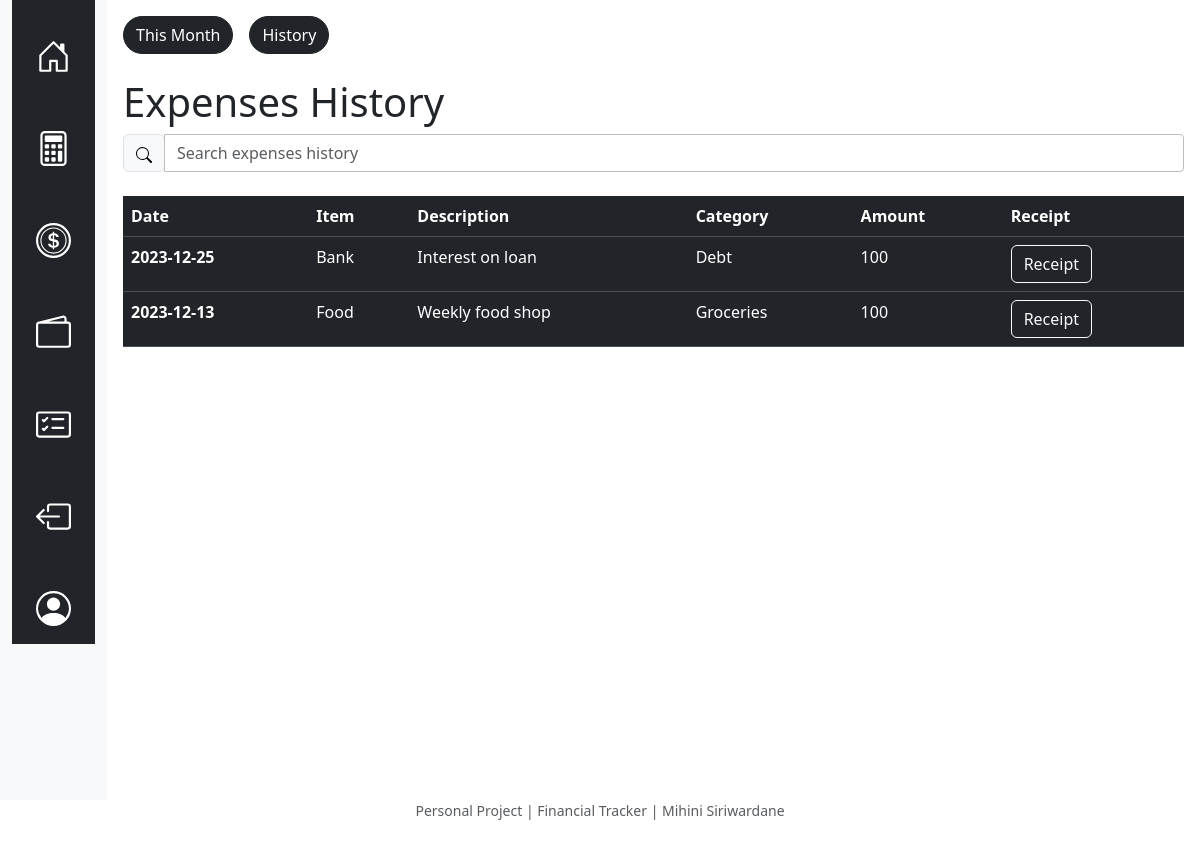
/ehistory (signed in), run on the app's committed database.
### tables this page shows
CREATE TABLE expenses (
            expenses_id INTEGER PRIMARY KEY,
            user_id INTEGER NOT NULL,
            date DATE NOT NULL,
            day NUMERIC NOT NULL,
            month NUMERIC NOT NULL,
            year NUMERIC NOT NULL,
            item TEXT NOT NULL,
            description TEXT,
            category TEXT NOT NULL,
            amount NUMERIC NOT NULL,
            receipt BLOB,
            time TIME NOT NULL,
            FOREIGN KEY (user_id) REFERENCES users(id)
        );

### app.py (the view)
@app.route("/ehistory")
@login_required
def ehistory():
    expenses_data = db.execute(
        "SELECT date, item, description, category, amount, receipt FROM expenses WHERE user_id = ? ORDER BY date DESC",
        session["user_id"],
    )
    return render_template("ehistory.html", expenses_data=expenses_data)

### app.py (called while the page is built)
@app.after_request
def after_request(response):
    response.headers["Cache-Control"] = "no-cache, no-store, must-revalidate"
    response.headers["Expires"] = 0
    response.headers["Pragma"] = "no-cache"
    return response

### helpers.py (called while the page is built)
def login_required(f):
    @wraps(f)
    def decorated_function(*args, **kwargs):
        if session.get("user_id") is None:
            return redirect("/login")
        return f(*args, **kwargs)
    return decorated_function

### templates/ehistory.html (shortened to what this page needs)
{% extends "layout.html" %}
{% block main %}
    <div class="d-grid gap-2 d-md-flex justify-content-md">
        <button class="btn btn-dark me-md-2" type="button" style="border-radius: 60px;"><a href="/expenses" style="color: white; text-decoration: none;">This Month</a></button>
        <button class="btn btn-dark" type="button" style="border-radius: 60px;"><a href="#" style="color: white; text-decoration: none;">History</a></button>
    </div>
    <br>
    <h1>Expenses History</h1>
    <div class="input-group md-form form-sm form-1 pl-0">
        <div class="input-group-prepend">
            <span class="input-group-text lighten-3" id="basic-text1">
                <i class="fas fa-search text-white" aria-hidden="true">
                    <svg xmlns="http://www.w3.org/2000/svg" width="16" height="16" fill="black" class="bi bi-search" viewBox="0 0 16 16">
                        <path d="M11.742 10.344a6.5 6.5 0 1 0-1.397 1.398h-.001c.03.04.062.078.098.115l3.85 3.85a1 1 0 0 0 1.415-1.414l-3.85-3.85a1.007 1.007 0 0 0-.115-.1zM12 6.5a5.5 5.5 0 1 1-11 0 5.5 5.5 0 0 1 11 0" />
                    </svg>
                </i>
            </span>
        </div>
        <input class="form-control my-0 py-1" id="tableSearch" type="text" placeholder="Search expenses history" aria-label="Search">
    </div>
    <br>
    <table class="table table-dark table-hover">
        <thead>
            <tr>
                <th scope="col">Date</th>
                <th scope="col">Item</th>
                <th scope="col">Description</th>
                <th scope="col">Category</th>
                <th scope="col">Amount</th>
                <th scope="col">Receipt</th>
            </tr>
        </thead>
        <tbody id="myTable">
            {% for data in expenses_data %}
                <tr>
                    <th scope="row">{{ data.date }}</th>
                    <td>{{ data.item }}</td>
                    <td>{{ data.description }}</td>
                    <td>{{ data.category }}</td>
                    <td>{{ data.amount }}</td>
                    <td><button type="button" class="btn btn-outline-light" name="openfile" id="openFile" file_name="{{ data.receipt }}" onclick="openFile(event)">Receipt</button></td>
                </tr>
            {% endfor %}
        </tbody>
    </table>
{% endblock %}

### static/styles.css (style rules this page uses)
body { margin: 0; }
.input-group.md-form.form-sm.form-1 input { border: 1px solid #bdbdbd; border-top-right-radius: 0.25rem; border-bottom-right-radius: 0.25rem; }

### data on the page
expenses: date "2023-12-25", item "Bank", description "Interest on loan", category "Debt", amount "100"
expenses: date "2023-12-13", item "Food", description "Weekly food shop", category "Groceries", amount "100"
